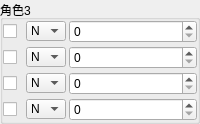
                        <widget class="QGroupBox" name="groupBox_50">
                         <property name="maximumSize">
                          <size>
                           <width>200</width>
                           <height>100</height>
                          </size>
                         </property>
                         <property name="title">
                          <string>角色3</string>
                         </property>
                         <layout class="QGridLayout" name="gridLayout_47">
                          <property name="leftMargin">
                           <number>0</number>
                          </property>
                          <property name="topMargin">
                           <number>0</number>
                          </property>
                          <property name="rightMargin">
                           <number>0</number>
                          </property>
                          <property name="bottomMargin">
                           <number>0</number>
                          </property>
                          <property name="spacing">
                           <number>3</number>
                          </property>
                          <item row="0" column="1">
                           <widget class="QComboBox" name="comboBox_124">
                            <property name="maximumSize">
                             <size>
                              <width>40</width>
                              <height>20</height>
                             </size>
                            </property>
                            <item>
                             <property name="text">
                              <string>N</string>
                             </property>
                            </item>
                            <item>
                             <property name="text">
                              <string>1</string>
                             </property>
                            </item>
                            <item>
                             <property name="text">
                              <string>2</string>
                             </property>
                            </item>
                            <item>
                             <property name="text">
                              <string>3</string>
                             </property>
                            </item>
                            <item>
                             <property name="text">
                              <string>4</string>
                             </property>
                            </item>
                            <item>
                             <property name="text">
                              <string>5</string>
                             </property>
                            </item>
                            <item>
                             <property name="text">
                              <string>6</string>
                             </property>
                            </item>
                           </widget>
                          </item>
                          <item row="1" column="1">
                           <widget class="QComboBox" name="comboBox_125">
                            <property name="maximumSize">
                             <size>
                              <width>40</width>
                              <height>20</height>
                             </size>
                            </property>
                            <item>
                             <property name="text">
                              <string>N</string>
                             </property>
                            </item>
                            <item>
                             <property name="text">
                              <string>1</string>
                             </property>
                            </item>
                            <item>
                             <property name="text">
                              <string>2</string>
                             </property>
                            </item>
                            <item>
                             <property name="text">
                              <string>3</string>
                             </property>
                            </item>
                            <item>
                             <property name="text">
                              <string>4</string>
                             </property>
                            </item>
                            <item>
                             <property name="text">
                              <string>5</string>
                             </property>
                            </item>
                            <item>
                             <property name="text">
                              <string>6</string>
                             </property>
                            </item>
                           </widget>
                          </item>
                          <item row="0" column="2">
                           <widget class="QSpinBox" name="spinBox_32">
                            <property name="buttonSymbols">
                             <enum>QAbstractSpinBox::UpDownArrows</enum>
                            </property>
                           </widget>
                          </item>
                          <item row="2" column="1">
                           <widget class="QComboBox" name="comboBox_126">
                            <property name="maximumSize">
                             <size>
                              <width>40</width>
                              <height>20</height>
                             </size>
                            </property>
                            <item>
                             <property name="text">
                              <string>N</string>
                             </property>
                            </item>
                            <item>
                             <property name="text">
                              <string>1</string>
                             </property>
                            </item>
                            <item>
                             <property name="text">
                              <string>2</string>
                             </property>
                            </item>
                            <item>
                             <property name="text">
                              <string>3</string>
                             </property>
                            </item>
                            <item>
                             <property name="text">
                              <string>4</string>
                             </property>
                            </item>
                            <item>
                             <property name="text">
                              <string>5</string>
                             </property>
                            </item>
                            <item>
                             <property name="text">
                              <string>6</string>
                             </property>
                            </item>
                           </widget>
                          </item>
                          <item row="3" column="1">
                           <widget class="QComboBox" name="comboBox_127">
                            <property name="maximumSize">
                             <size>
                              <width>40</width>
                              <height>20</height>
                             </size>
                            </property>
                            <item>
                             <property name="text">
                              <string>N</string>
                             </property>
                            </item>
                            <item>
                             <property name="text">
                              <string>1</string>
                             </property>
                            </item>
                            <item>
                             <property name="text">
                              <string>2</string>
                             </property>
                            </item>
                            <item>
                             <property name="text">
                              <string>3</string>
                             </property>
                            </item>
                            <item>
                             <property name="text">
                              <string>4</string>
                             </property>
                            </item>
                            <item>
                             <property name="text">
                              <string>5</string>
                             </property>
                            </item>
                            <item>
                             <property name="text">
                              <string>6</string>
                             </property>
                            </item>
                           </widget>
                          </item>
                          <item row="1" column="2">
                           <widget class="QSpinBox" name="spinBox_31">
                            <property name="buttonSymbols">
                             <enum>QAbstractSpinBox::UpDownArrows</enum>
                            </property>
                           </widget>
                          </item>
                          <item row="2" column="2">
                           <widget class="QSpinBox" name="spinBox_30">
                            <property name="buttonSymbols">
                             <enum>QAbstractSpinBox::UpDownArrows</enum>
                            </property>
                           </widget>
                          </item>
                          <item row="3" column="0">
                           <widget class="QCheckBox" name="checkBox_122">
                            <property name="maximumSize">
                             <size>
                              <width>20</width>
                              <height>20</height>
                             </size>
                            </property>
                            <property name="text">
                             <string/>
                            </property>
                           </widget>
                          </item>
                          <item row="1" column="0">
                           <widget class="QCheckBox" name="checkBox_120">
                            <property name="maximumSize">
                             <size>
                              <width>20</width>
                              <height>20</height>
                             </size>
                            </property>
                            <property name="text">
                             <string/>
                            </property>
                           </widget>
                          </item>
                          <item row="2" column="0">
                           <widget class="QCheckBox" name="checkBox_121">
                            <property name="maximumSize">
                             <size>
                              <width>20</width>
                              <height>20</height>
                             </size>
                            </property>
                            <property name="text">
                             <string/>
                            </property>
                           </widget>
                          </item>
                          <item row="3" column="2">
                           <widget class="QSpinBox" name="spinBox_29">
                            <property name="buttonSymbols">
                             <enum>QAbstractSpinBox::UpDownArrows</enum>
                            </property>
                           </widget>
                          </item>
                          <item row="0" column="0">
                           <widget class="QCheckBox" name="checkBox_119">
                            <property name="maximumSize">
                             <size>
                              <width>20</width>
                              <height>20</height>
                             </size>
                            </property>
                            <property name="text">
                             <string/>
                            </property>
                           </widget>
                          </item>
                         </layout>
                        </widget>
